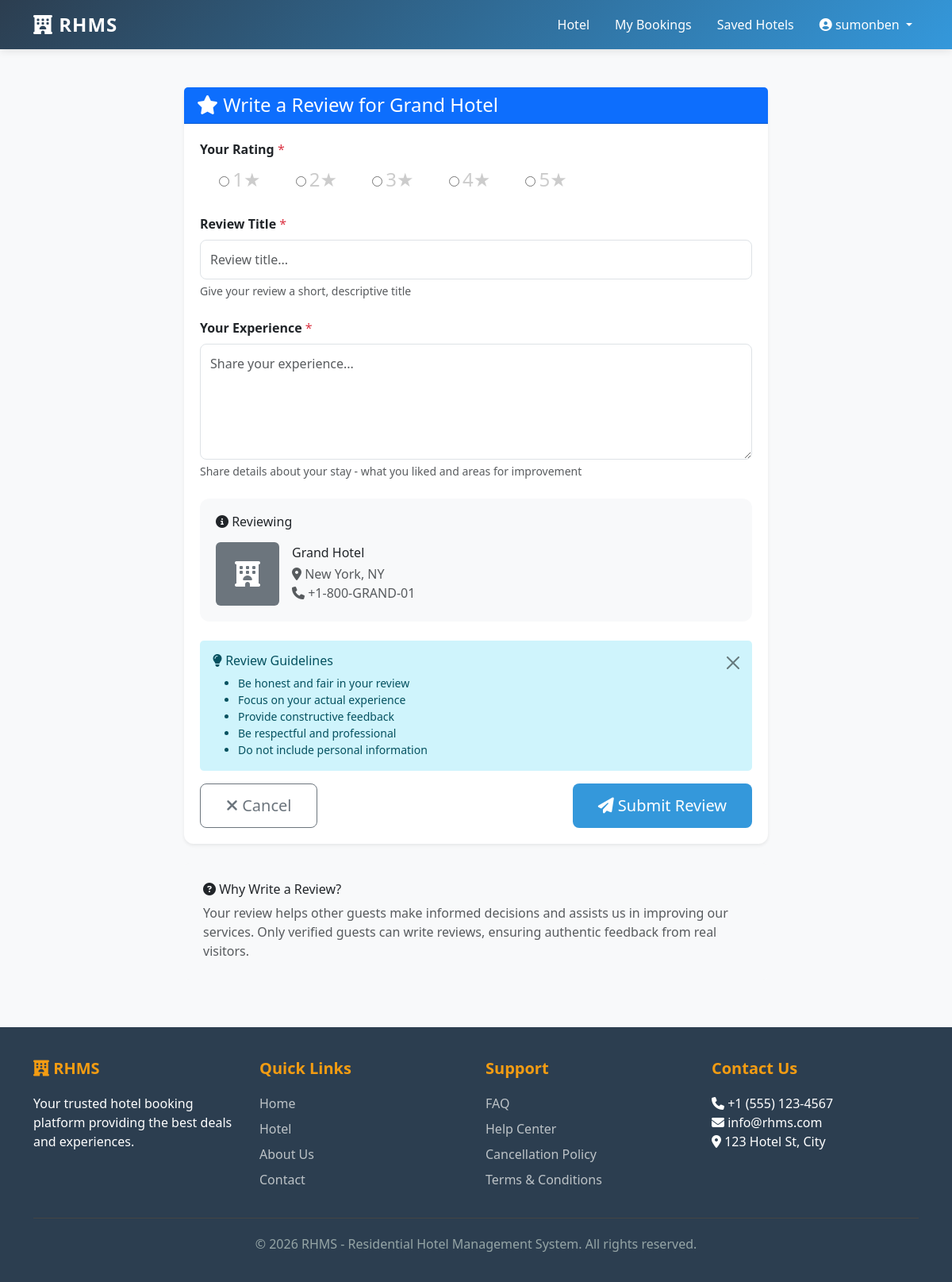
/hotel/review/ (signed in), run on the app's committed database.
### hotel/models.py (models this page shows, shortened)
class Hotel(models.Model):
    STATUS_CHOICES = [
        ('active', 'Active'),
        ('inactive', 'Inactive'),
        ('maintenance', 'Under Maintenance'),
    ]
    name = models.CharField(max_length=200, unique=True)
    slug = models.SlugField(unique=True)
    description = models.TextField()
    email = models.EmailField()
    phone = models.CharField(max_length=20)
    address = models.CharField(max_length=255)
    city = models.CharField(max_length=100)
    state = models.CharField(max_length=100)
    country = models.CharField(max_length=100)
    postal_code = models.CharField(max_length=20)
    latitude = models.FloatField(null=True, blank=True)
    longitude = models.FloatField(null=True, blank=True)
    image = models.ImageField(upload_to='hotels/')
    banner = models.ImageField(upload_to='hotels/banners/')
    rating = models.FloatField(
        default=0,
        validators=[MinValueValidator(0), MaxValueValidator(5)]
    )
    total_reviews = models.IntegerField(default=0)
    check_in_time = models.TimeField(default='14:00')
    check_out_time = models.TimeField(default='11:00')
    status = models.CharField(max_length=20, choices=STATUS_CHOICES, default='active')
    is_featured = models.BooleanField(default=False)
    meta_description = models.CharField(max_length=160, blank=True, help_text="SEO meta description (max 160 chars)")
    meta_keywords = models.CharField(max_length=200, blank=True, help_text="Comma-separated keywords")
    created_at = models.DateTimeField(auto_now_add=True)
    updated_at = models.DateTimeField(auto_now=True)
    class Meta:
        ordering = ['-created_at']
        indexes = [
            models.Index(fields=['slug']),
            models.Index(fields=['status']),
        ]

### hotel/views.py (the view, shortened to what this page needs)
# urls.py: path('hotel/review/', views.HotelReviewCreateView.as_view(), name='review_create'),
class HotelReviewCreateView(LoginRequiredMixin, CreateView):
    model = HotelReview
    form_class = HotelReviewForm
    template_name = 'hotel/review_form.html'
    def dispatch(self, request, *args, **kwargs):
        self.hotel = get_default_hotel()
        return super().dispatch(request, *args, **kwargs)
    def get_context_data(self, **kwargs):
        context = super().get_context_data(**kwargs)
        context['hotel'] = self.hotel
        return context

### hotel/forms.py
class HotelReviewForm(forms.ModelForm):
    class Meta:
        model = HotelReview
        fields = ['rating', 'title', 'comment']
        widgets = {
            'rating': forms.RadioSelect(choices=[(i, f'{i}★') for i in range(1, 6)]),
            'title': forms.TextInput(attrs={
                'class': 'form-control',
                'placeholder': 'Review title...',
                'maxlength': '200'
            }),
            'comment': forms.Textarea(attrs={
                'class': 'form-control',
                'placeholder': 'Share your experience...',
                'rows': 5
            }),
        }

### hotel/views.py (called while the page is built)
def get_default_hotel():
    return get_object_or_404(Hotel, id=settings.DEFAULT_HOTEL_ID)

### templates/hotel/review_form.html (shortened to what this page needs)
{% extends 'base.html' %}
{% load static %}
{% block content %}
<div class="container mt-5 mb-5">
    <div class="row justify-content-center">
        <div class="col-md-8">
            <div class="card shadow-sm">
                <div class="card-header bg-primary text-white">
                    <h4 class="mb-0"><i class="fas fa-star"></i> Write a Review for {{ hotel.name }}</h4>
                </div>
                <div class="card-body">
                    <form method="post" novalidate>
                        <div class="mb-4">
                            <div class="form-group">
                                <label class="form-label"><strong>Your Rating</strong> <span class="text-danger">*</span></label>
                                <div class="rating-selector mb-3">
                                    {% for radio in form.rating %}
                                        <div class="form-check form-check-inline">
                                            {{ radio.tag }}
                                            <label class="form-check-label" for="{{ radio.id_for_label }}" style="font-size: 1.5rem; cursor: pointer;">
                                                {{ radio.choice_label }}
                                            </label>
                                        </div>
                                    {% endfor %}
                                </div>
                            </div>
                        </div>
                        <div class="mb-4">
                            <div class="form-group">
                                <label for="{{ form.title.id_for_label }}" class="form-label"><strong>Review Title</strong> <span class="text-danger">*</span></label>
                                {{ form.title }}
                                <small class="text-muted d-block mt-1">Give your review a short, descriptive title</small>
                            </div>
                        </div>
                        <div class="mb-4">
                            <div class="form-group">
                                <label for="{{ form.comment.id_for_label }}" class="form-label"><strong>Your Experience</strong> <span class="text-danger">*</span></label>
                                {{ form.comment }}
                                <small class="text-muted d-block mt-1">Share details about your stay - what you liked and areas for improvement</small>
                            </div>
                        </div>
                        <div class="card bg-light mb-4">
                            <div class="card-body">
                                <h6 class="card-title mb-3"><i class="fas fa-info-circle"></i> Reviewing</h6>
                                <div class="d-flex align-items-center">
                                    {% if hotel.image %}
                                        <img src="{{ hotel.image.url }}" alt="{{ hotel.name }}" class="rounded me-3" style="width: 80px; height: 80px; object-fit: cover;">
                                    {% else %}
                                        <div class="bg-secondary rounded me-3 d-flex align-items-center justify-content-center" style="width: 80px; height: 80px;">
                                            <i class="fas fa-hotel text-white" style="font-size: 2rem;"></i>
                                        </div>
                                    {% endif %}
                                    <div>
                                        <h6 class="mb-1">{{ hotel.name }}</h6>
                                        <p class="text-muted mb-0">
                                            <i class="fas fa-map-marker-alt"></i> {{ hotel.city }}, {{ hotel.state }}
                                        </p>
                                        <p class="text-muted mb-0">
                                            <i class="fas fa-phone"></i> {{ hotel.phone }}
                                        </p>
                                    </div>
                                </div>
                            </div>
                        </div>
                        <div class="alert alert-info alert-dismissible" role="alert">
                            <h6 class="alert-heading"><i class="fas fa-lightbulb"></i> Review Guidelines</h6>
                            <ul class="mb-0 small">
                                <li>Be honest and fair in your review</li>
                                <li>Focus on your actual experience</li>
                                <li>Provide constructive feedback</li>
                                <li>Be respectful and professional</li>
                                <li>Do not include personal information</li>
                            </ul>
                            <button type="button" class="btn-close" data-bs-dismiss="alert"></button>
                        </div>
                        <div class="d-grid gap-2 d-md-flex justify-content-md-between">
                            <a href="{% url 'hotel:hotel_detail' %}" class="btn btn-outline-secondary btn-lg">
                                <i class="fas fa-times"></i> Cancel
                            </a>
                            <button type="submit" class="btn btn-primary btn-lg">
                                <i class="fas fa-paper-plane"></i> Submit Review
                            </button>
                        </div>
                    </form>
                </div>
            </div>
            <div class="mt-4 p-4 bg-light rounded">
                <h6 class="mb-2"><i class="fas fa-question-circle"></i> Why Write a Review?</h6>
                <p class="text-muted mb-0">
                    Your review helps other guests make informed decisions and assists us in improving our services.
                    Only verified guests can write reviews, ensuring authentic feedback from real visitors.
                </p>
            </div>
        </div>
    </div>
</div>
{% endblock %}

### templates/base.html (shortened to what this page needs)
<!DOCTYPE html>
<html lang="en">
<head>
    <link href="https://cdn.jsdelivr.net/npm/bootstrap@5.3.0/dist/css/bootstrap.min.css" rel="stylesheet">
    <link rel="stylesheet" href="https://cdnjs.cloudflare.com/ajax/libs/font-awesome/6.4.0/css/all.min.css">
</head>
<body>
    <nav class="navbar navbar-expand-lg navbar-dark">
        <div class="container">
            <a class="navbar-brand" href="{% url 'hotel:home' %}">
                <i class="fas fa-hotel"></i> RHMS
            </a>
            <div class="collapse navbar-collapse" id="navbarNav">
                <ul class="navbar-nav ms-auto">
                    <li class="nav-item">
                        <a class="nav-link" href="{% url 'hotel:home' %}">Hotel</a>
                    </li>
                    {% if user.is_authenticated %}
                        <li class="nav-item">
                            <a class="nav-link" href="{% url 'booking:booking_list' %}">My Bookings</a>
                        </li>
                        <li class="nav-item">
                            <a class="nav-link" href="{% url 'hotel:saved_hotels' %}">Saved Hotels</a>
                        </li>
                        <li class="nav-item dropdown user-dropdown">
                            <a class="nav-link dropdown-toggle" href="#" id="userDropdown" role="button" data-bs-toggle="dropdown">
                                <i class="fas fa-user-circle"></i> {{ user.first_name|default:user.username }}
                            </a>
                        </li>
                    {% endif %}
                </ul>
            </div>
        </div>
    </nav>
    {% block content %}{% endblock %}
    <footer class="footer">
        <div class="container">
            <div class="row">
                <div class="col-md-3 footer-section">
                    <h5><i class="fas fa-hotel"></i> RHMS</h5>
                    <p>Your trusted hotel booking platform providing the best deals and experiences.</p>
                </div>
                <div class="col-md-3 footer-section">
                    <h5>Quick Links</h5>
                    <ul>
                        <li><a href="{% url 'hotel:home' %}">Home</a></li>
                        <li><a href="{% url 'hotel:home' %}">Hotel</a></li>
                        <li><a href="#">About Us</a></li>
                        <li><a href="#">Contact</a></li>
                    </ul>
                </div>
                <div class="col-md-3 footer-section">
                    <h5>Support</h5>
                    <ul>
                        <li><a href="#">FAQ</a></li>
                        <li><a href="#">Help Center</a></li>
                        <li><a href="#">Cancellation Policy</a></li>
                        <li><a href="#">Terms & Conditions</a></li>
                    </ul>
                </div>
                <div class="col-md-3 footer-section">
                    <h5>Contact Us</h5>
                    <ul>
                        <li><i class="fas fa-phone"></i> +1 (555) 123-4567</li>
                        <li><i class="fas fa-envelope"></i> info@rhms.com</li>
                        <li><i class="fas fa-map-marker-alt"></i> 123 Hotel St, City</li>
                    </ul>
                </div>
            </div>
            <div class="footer-bottom">
                <p>&copy; 2026 RHMS - Residential Hotel Management System. All rights reserved.</p>
            </div>
        </div>
    </footer>
</body>
</html>

### templates/base.html (style rules this page uses)
:root { --primary-color: #2c3e50; --secondary-color: #3498db; --success-color: #27ae60; --danger-color: #e74c3c; --warning-color: #f39c12; --light-bg: #ecf0f1; }
body { font-family: 'Segoe UI', Tahoma, Geneva, Verdana, sans-serif; background-color: #f8f9fa; }
.navbar { background: linear-gradient(135deg, var(--primary-color) 0%, var(--secondary-color) 100%); box-shadow: 0 2px 10px rgba(0,0,0,0.1); position: relative; z-index: 1000; }
.navbar-brand { font-weight: bold; font-size: 1.5rem; letter-spacing: 1px; }
.nav-link { margin-left: 1rem; transition: all 0.3s ease; color: white !important; }
.card-body { padding: 20px; }
.btn-primary { background-color: var(--secondary-color); border: none; transition: all 0.3s ease; }
.form-control, .form-select { border-radius: 5px; border: 1px solid #ddd; padding: 10px 15px; transition: all 0.3s ease; }
.footer { background-color: var(--primary-color); color: white; padding: 40px 0 20px; margin-top: 60px; }
.footer-section h5 { font-weight: bold; margin-bottom: 20px; color: var(--warning-color); }
.footer-section ul { list-style: none; padding: 0; }
.footer-section a { color: #bdc3c7; text-decoration: none; transition: all 0.3s ease; display: block; margin-bottom: 8px; }
.footer-bottom { border-top: 1px solid #444; margin-top: 20px; padding-top: 20px; text-align: center; color: #95a5a6; }
.alert { border: none; border-radius: 5px; animation: slideIn 0.3s ease; }
.user-dropdown { margin-left: auto; }

### templates/hotel/review_form.html (style rules this page uses)
.form-control, .form-select { border-radius: 0.5rem; border: 1px solid #dee2e6; padding: 0.75rem; }
.form-check-label { transition: all 0.2s ease; }
.rating-selector label { color: #ccc; transition: color 0.2s ease; }
.card { border: none; border-radius: 0.75rem; }
.card-header { border-radius: 0.75rem 0.75rem 0 0; }
.btn-lg { padding: 0.75rem 2rem; border-radius: 0.5rem; }

### data on the page
Hotel: name "Grand Hotel", city "New York", state "NY", phone "+1-800-GRAND-01"

### other printed values
{{ user.first_name|default:user.username }} "sumonben"
{{ radio.choice_label }} "1★" "2★" "3★" "4★" "5★"
